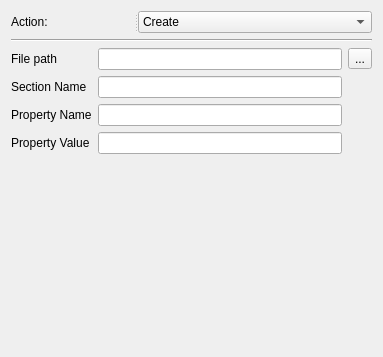
<?xml version="1.0" encoding="UTF-8"?>
<ui version="4.0">
 <class>IniWidget</class>
 <widget class="QWidget" name="IniWidget">
  <property name="geometry">
   <rect>
    <x>0</x>
    <y>0</y>
    <width>383</width>
    <height>357</height>
   </rect>
  </property>
  <property name="windowTitle">
   <string>Form</string>
  </property>
  <layout class="QGridLayout" name="gridLayout_2">
   <item row="0" column="0">
    <widget class="QSplitter" name="splitter_2">
     <property name="orientation">
      <enum>Qt::Horizontal</enum>
     </property>
     <widget class="QLabel" name="actionLabel">
      <property name="text">
       <string>Action:</string>
      </property>
      <property name="buddy">
       <cstring>actionComboBox</cstring>
      </property>
     </widget>
     <widget class="QComboBox" name="actionComboBox">
      <property name="currentText">
       <string>Create</string>
      </property>
      <item>
       <property name="text">
        <string>Create</string>
       </property>
      </item>
      <item>
       <property name="text">
        <string>Update</string>
       </property>
      </item>
      <item>
       <property name="text">
        <string>Delete</string>
       </property>
      </item>
     </widget>
    </widget>
   </item>
   <item row="1" column="0">
    <widget class="Line" name="line">
     <property name="font">
      <font>
       <pointsize>9</pointsize>
      </font>
     </property>
     <property name="orientation">
      <enum>Qt::Horizontal</enum>
     </property>
    </widget>
   </item>
   <item row="2" column="0">
    <layout class="QGridLayout" name="gridLayout">
     <item row="0" column="0">
      <widget class="QLabel" name="label_2">
       <property name="font">
        <font>
         <pointsize>9</pointsize>
        </font>
       </property>
       <property name="text">
        <string>File path</string>
       </property>
       <property name="buddy">
        <cstring>pathLineEdit</cstring>
       </property>
      </widget>
     </item>
     <item row="0" column="1">
      <widget class="QLineEdit" name="pathLineEdit"/>
     </item>
     <item row="1" column="0">
      <widget class="QLabel" name="label_3">
       <property name="font">
        <font>
         <pointsize>9</pointsize>
        </font>
       </property>
       <property name="text">
        <string>Section Name</string>
       </property>
       <property name="buddy">
        <cstring>sectionLineEdit</cstring>
       </property>
      </widget>
     </item>
     <item row="1" column="1">
      <widget class="QLineEdit" name="sectionLineEdit"/>
     </item>
     <item row="2" column="0">
      <widget class="QLabel" name="label_4">
       <property name="font">
        <font>
         <pointsize>9</pointsize>
        </font>
       </property>
       <property name="text">
        <string>Property Name</string>
       </property>
       <property name="buddy">
        <cstring>propertyLineEdit</cstring>
       </property>
      </widget>
     </item>
     <item row="2" column="1">
      <widget class="QLineEdit" name="propertyLineEdit"/>
     </item>
     <item row="3" column="0">
      <widget class="QLabel" name="label_5">
       <property name="font">
        <font>
         <pointsize>9</pointsize>
        </font>
       </property>
       <property name="text">
        <string>Property Value</string>
       </property>
       <property name="buddy">
        <cstring>valueLineEdit</cstring>
       </property>
      </widget>
     </item>
     <item row="3" column="1">
      <widget class="QLineEdit" name="valueLineEdit"/>
     </item>
     <item row="0" column="2">
      <widget class="QToolButton" name="toolButton">
       <property name="text">
        <string>...</string>
       </property>
      </widget>
     </item>
    </layout>
   </item>
   <item row="3" column="0">
    <spacer name="verticalSpacer">
     <property name="orientation">
      <enum>Qt::Vertical</enum>
     </property>
     <property name="sizeHint" stdset="0">
      <size>
       <width>20</width>
       <height>188</height>
      </size>
     </property>
    </spacer>
   </item>
  </layout>
 </widget>
 <resources/>
 <connections/>
</ui>
